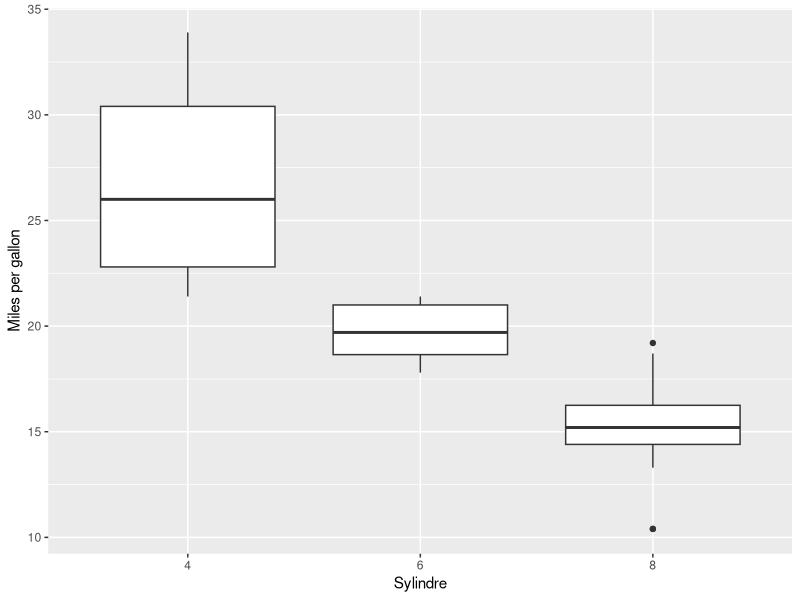
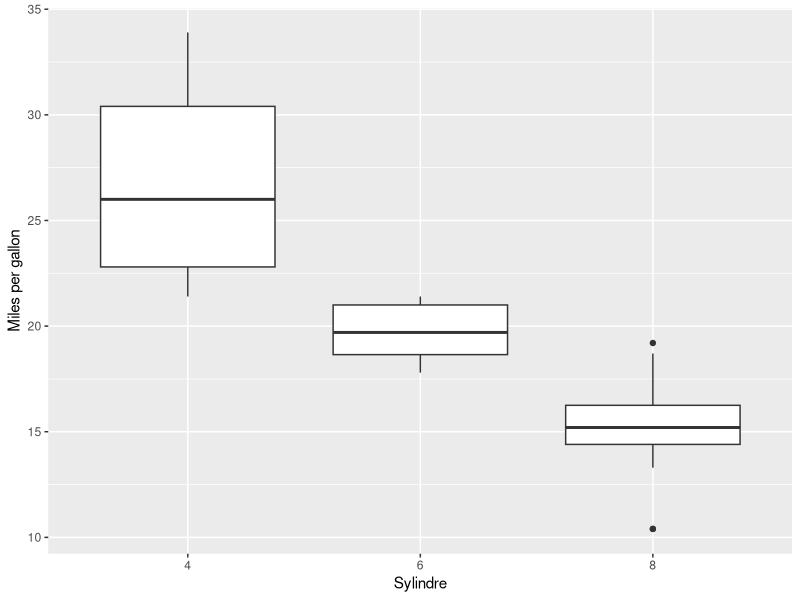

Recreate these plots in R, in order. (Note: this script raises an error after producing the figures.)
## ---- chunk 1
knitr::opts_chunk$set(echo = TRUE)
## ---- chunk 2
library(ggplot2)
ggplot(mtcars, aes(as.factor(cyl), mpg)) + geom_boxplot() + labs(x = "Sylindre", y = "Miles per gallon")
ggsave("../bilder/boxplot1.png")
## ---- chunk 3
knitr::include_graphics("../bilder/boxplot1.png")
## ---- chunk 4
is.na(mtcars$mpg)
table(is.na(mtcars$mpg))
## ---- chunk 5
complete.cases(mtcars[,3:8])
table(complete.cases(mtcars[,3:8]))
## ---- chunk 6
str(mtcars)
## ---- chunk 7
cor(mtcars)
## ---- chunk 8
mydata <- mtcars
mydata$cyl[1:3] <- NA
mydata$mpg[3:5] <- NA
cor(mydata)
## ---- chunk 9
cor(mydata, use = "complete.obs")
## ---- chunk 10
which(is.na(mydata$mpg)|is.na(mydata$cyl))
## ---- chunk 11
which(is.na(mydata$hp)|is.na(mydata$cyl))
## ---- chunk 12
cor(mydata, use="pairwise.complete.obs")
